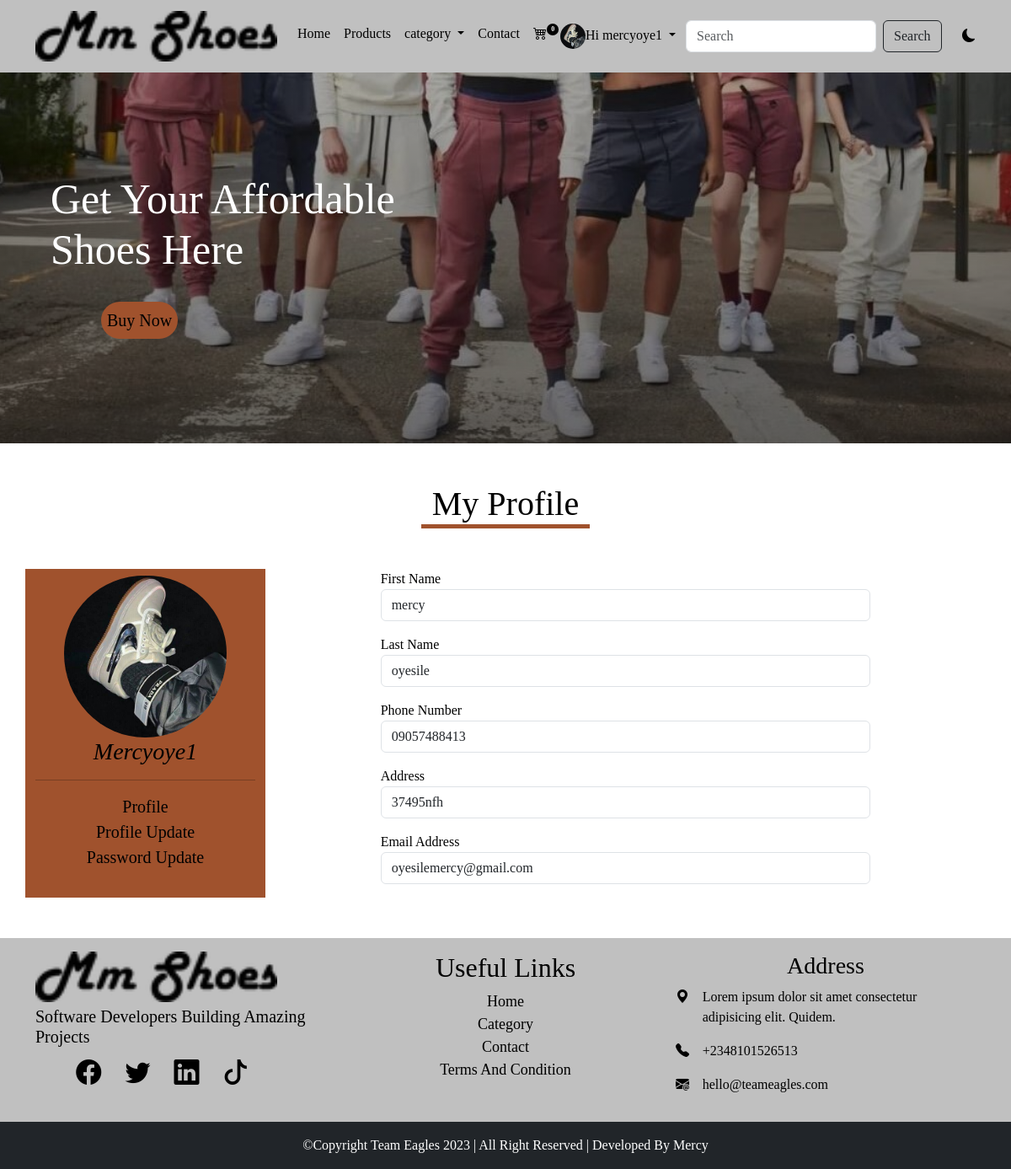
The page /profile (signed in) on the database its author committed.
### main/models.py (models this page shows, shortened)
class AppInfo(models.Model):
    appname = models.CharField(max_length=50)
    logo = models.ImageField(upload_to='logo')
    banner = models.ImageField(upload_to='banner')
    carousel1 = models.ImageField(upload_to='carousel')
    carousel2 = models.ImageField(upload_to='carousel')
    carousel3 = models.ImageField(upload_to='carousel')

class Customer(models.Model):
    user = models.OneToOneField(User, on_delete=models.CASCADE)
    first_name = models.CharField(max_length=100)
    last_name = models.CharField(max_length=100)
    phone = models.CharField(max_length=20)
    address = models.CharField(max_length=100)
    email = models.EmailField(max_length=104)
    pix = models.ImageField(upload_to='profilepix')
    joined = models.DateTimeField(auto_now_add=True)

### main/views.py (the view)
# urls.py: path('profile',views.profile, name='profile'),
@login_required(login_url='signin')
def profile(request):
    userprof = Customer.objects.get(user__username = request.user.username)
    context = {
        'userprof':userprof
    }
    return render(request, 'profile.html', context)

### main/context_processor.py (called while the page is built)
def feature(request):
    info = AppInfo.objects.get(pk=1)
    categ = Category.objects.all()
    context={
        'info':info,
        'categ':categ,
    }
    return context

def cartcount(request):
    cart = Cart.objects.filter(user__username = request.user.username, paid= False)
    itemcount = 0
    for item in cart:
        itemcount += item.quantity
    context = {
        'itemcount':itemcount
    }
    return context

### main/templates/profile.html (shortened to what this page needs)
{% extends 'base.html' %}
{% block header %} {% include 'header.html' %} {% endblock header %}
{% block banner %} {% include 'banner.html' %} {% endblock banner %}
{% block content %}
<div class="container mt-5 mb-5">
  <h1 class="text-center text-capitalize mb-5 title">My Profile</h1>
  <div class="row">
    <div class="col-12 col-md-3 pavat">
      <img src="{{userprof.pix.url}}" alt="">
      <h3 class="text-capitalize">{{userprof.user}}</h3>
      <hr>
      <ul class="list-unstyled">
        <li><a href="{% url 'profile' %}">profile</a></li>
        <li><a href="{% url 'profile_update' %}">profile Update</a></li>
        <li><a href="{% url 'password_update' %}">Password Update</a></li>
      </ul>
    </div>
    <div class="col-12 col-md-9 pform">
      <form action="">
        <div class="mb-3">
          <label for="exampleFormControlInput1" class="form label">First Name </label>
          <input type="text" value="{{userprof.first_name}}" class="form-control" id="exampleFormControlInput1">
        </div>
        <div class="mb-3">
          <label for="exampleFormControlInput1" class="form label">Last Name</label>
          <input type="text" value="{{userprof.last_name}}" class="form-control" id="exampleFormControlInput1">
        </div>
        <div class="mb-3">
          <label for="exampleFormControlInput1" class="form label">Phone Number</label>
          <input type="text" value="{{userprof.phone}}" class="form-control" id="exampleFormControlInput1">
        </div>
        <div class="mb-3">
          <label for="exampleFormControlInput1" class="form label">Address</label>
          <input type="text" value="{{userprof.address}}" class="form-control" id="exampleFormControlInput1">
        </div>
        <div class="mb-3">
          <label for="exampleFormControlInput1" class="form label">Email Address</label>
          <input type="email" value="{{userprof.email}}" class="form-control" id="exampleFormControlInput1" placeholder="name@example.com">
        </div>
      </form>
    </div>
  </div>
</div>
{% endblock content %}
{% block footer %} {% include 'footer.html' %} {% endblock footer %}

### main/templates/header.html (shortened to what this page needs)
<nav class="navbar navbar-expand-lg sticky-top">
    <div class="container">
          <a class="navbar-brand" href="#"><img src="{{info.logo.url}}" alt="" ></a>
          <div class="collapse navbar-collapse" id="navbarSupportedContent">
          <ul class="navbar-nav me-auto mb-2 mb-lg-0">
            {% if user.is_authenticated %}
            <li class="nav-item">
              <a class="nav-link" aria-current="page" href="{% url 'home' %}">Home</a>
          </li>
          <li class="nav-item">
              <a class="nav-link" href="{% url 'products' %}">Products</a>
          </li>
          <li class="nav-item dropdown">
            <a class="nav-link dropdown-toggle" href="#" role="button" data-bs-toggle="dropdown" aria-expanded="false">
                category
            </a>
          </li>
          <li class="nav-item">
              <a class="nav-link" href="{% url 'contact' %}">Contact</a>
          </li>
          <li class="nav-item">
            <a class="nav-link" href="{% url 'cart' %}">
              <div class="wrapper">
                <i class="bi bi-cart4"></i>
                <span class="badge text-center">{{itemcount}}</span>
              </div>
            </a>
            </li>
          <li class="nav-item dropdown">
              <a class="nav-link dropdown-toggle" href="#" role="button" data-bs-toggle="dropdown" aria-expanded="false">
                {% if user.customer %}
                <img src="{{user.customer.pix.url}}" alt="" style="height: 30px;"><span>Hi {{user.username}}</span>
                {% endif %}
              </a>
          </li>
            {% endif %}
        </ul>
      <form action="{% url 'search' %}" method="POST" class="d-flex" role="search">
          <input class="form-control me-2" name="item" type="search" placeholder="Search" aria-label="Search">
          <button type="submit" class="btn btn-outline-dark" type="submit">Search</button>
      </form>
      <div class="david">
        <i class="bi bi-moon-fill"></i>
      </div>
      </div>
    </div>
  </nav>

### main/templates/footer.html
<footer>
    <div class="container">
      <div class="row pt-3 pb-3">
        <div class="col-6 col-lg-4 fitem">
          <img src="{{info.logo.url}}" alt="">
          <h3 class="text-capitalize">software developers building amazing projects</h3>
          <ul class="list unstyled">
            <li class="list-inline-item"><i class="bi bi-facebook"></i></li>
            <li class="list-inline-item"><i class="bi bi-twitter"></i></li>
            <li class="list-inline-item"><i class="bi bi-linkedin"></i></li>
            <li class="list-inline-item"><i class="bi bi-tiktok"></i></li>
          </ul>
        </div>
          <div class="col-6 col-lg-4 flink">
            <h2 class="text-center text-capitalize">useful links</h2>
              <ul class="list-unstyled">
                <li><a href="">home</a></li>
                <li><a href="">category</a></li>
                <li><a href="">contact</a></li>
                <li><a href="">terms and condition</a></li>
              </ul>
          </div>
          <div class="col-12 col-lg-4 fadd">
            <h3 class="text-center text-capitalize">address</h3>
            <div class="row">
              <div class="col-1">
                <i class="bi bi-geo-alt-fill"></i>
              </div>
              <div class="col-11">
                  <p>Lorem ipsum dolor sit amet consectetur adipisicing elit. Quidem.</p>
              </div>
              <div class="col-1">
                <i class="bi bi-telephone-fill"></i>
              </div>
              <div class="col-11">
                  <p>+2348101526513</p>
              </div>
              <div class="col-1">
                <i class="bi bi-envelope-at-fill"></i>
              </div>
              <div class="col-11">
                  <p>hello@teameagles.com</p>
              </div>
            </div>
          </div>
      </div>
    </div>
    <div class="container-fluid">
      <div class="row bg-dark">
        <p class=" text-white text-center text-capitalize pt-3 ">&copy;copyright team eagles 2023 | all right reserved | developed by Mercy</p>
      </div>
    </div>
  </footer>

### main/static/css/style.css (style rules this page uses)
* { padding: 0%; margin: 0%; box-sizing: border-box; }
body { font-family: 'Lobster', cursive !important; font-family: 'Rozha One', serif !important; overflow-y: hidden; }
.navbar { background-color: silver; }
.navbar-nav a { color: black; }
.wrapper { position: relative; }
.wrapper span { position: absolute; background-color: black; font-size: 8px; border-radius: 50%; }
.nav-item img { border-radius: 50%; }
.container img { height: 60px; }
.david { margin-left: 3%; cursor: pointer; }
:root { --bg: white; --icon: black; --text: black; }
body { background: var(--bg) !important; color: var(--text) !important; font-family: 'Bebas Neue', cursive !important ; font-family: 'Fasthand', cursive; }
.title::after { content: ''; display: block; width: 200px; height: 5px; background-color: sienna; margin-left: auto; margin-right: auto; }
footer { background-color: silver; }
.fitem h3 { font-size: 20px; text-transform: capitalize; margin-top: 5px; }
.fitem ul i { font-size: 30px; color: s; }
.fitem li { padding-left: 5%; }
.flink { text-align: center; }
.flink a { text-decoration: none; text-transform: capitalize; color: black; font-size: 18px; font-weight: 500; }
.pavat { background-color: sienna; text-align: center; }
.pavat h3 { font-style: italic; }
.pavat img { padding-top: 3%; border-radius: 100%; height: 200px; }
.pavat li a { text-decoration: none; text-transform: capitalize; color: black; font-size: 20px; }
.pform form { width: 70%; margin-left: 15%; margin-right: 15%; }
.pform label { text-transform: capitalize; font-weight: 500; }

### rows shown on the page
AppInfo: logo (picture)
Customer: pix (picture), user "Mercyoye1", first_name "mercy", last_name "oyesile", phone "09057488413", address "37495nfh", email "oyesilemercy@gmail.com"

### other values the page prints
{{ itemcount }} "0"
{{ user.username }} "mercyoye1"
